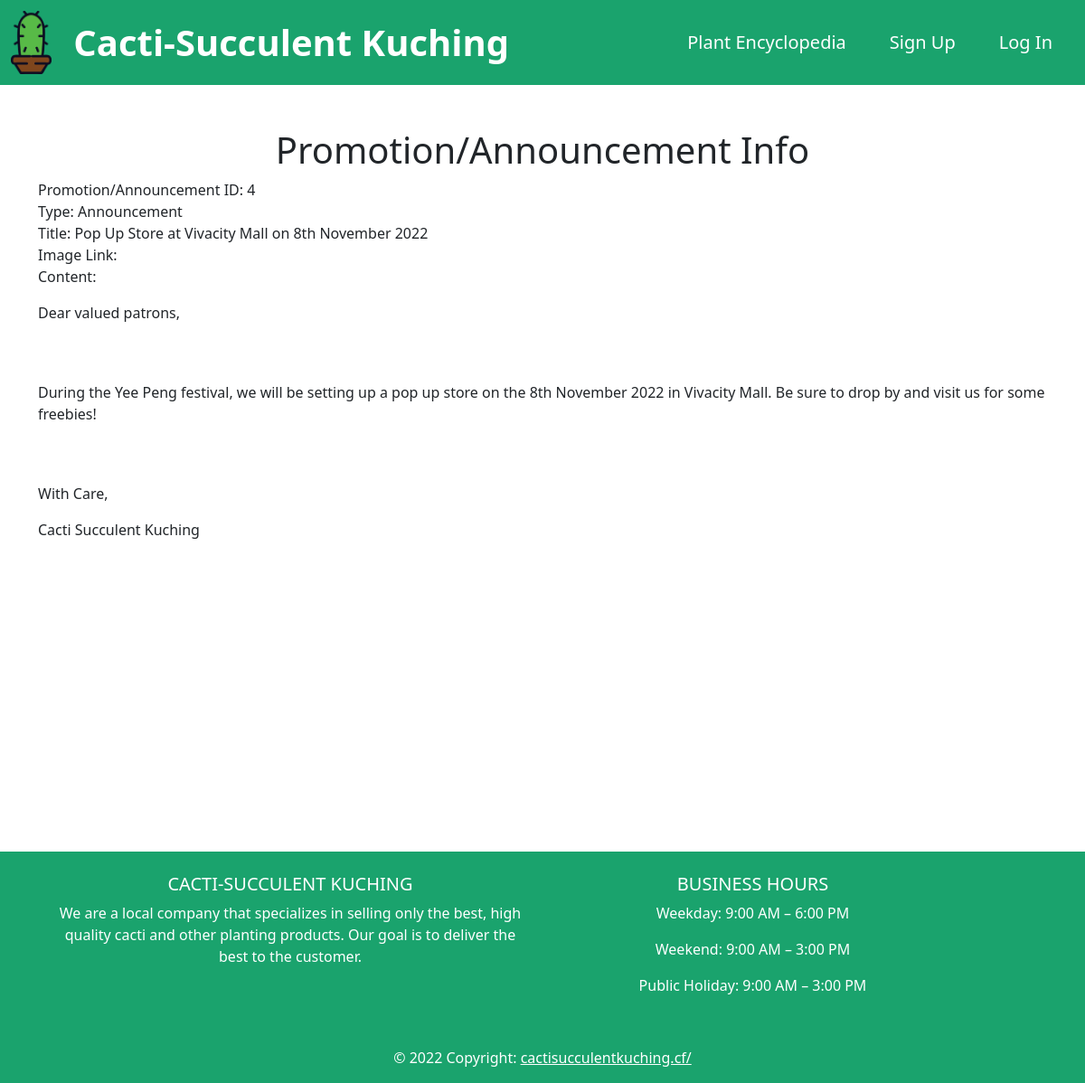
/content.php?id=4, run on the app's committed database.
### tables this page shows
CREATE TABLE IF NOT EXISTS `content_info` (
    content_id INT UNSIGNED NOT NULL AUTO_INCREMENT,
    content_type ENUM('Announcement', 'Promotion') NOT NULL,
    content_creation_timestamp TIMESTAMP NOT NULL,
    content_title VARCHAR(255) NOT NULL,
    content_resource TEXT,
    PRIMARY KEY (content_id)
);

### content.php (the view, shortened to what this page needs)
<?php
 if (isset($_GET['id'])) {
    $conn = start_connection();
    $sql = "SELECT * FROM content_info WHERE content_id = ?";
    $stmt = $conn->prepare($sql);
    $stmt->bind_param('i', $_GET['id']);
    $stmt->execute();
    $result = $stmt->get_result();
    if ($result->num_rows == 1) {
        $info = $result->fetch_assoc();
    }
 } else {
    header("Location: index.php");
    exit;
 }
?>
<!DOCTYPE html>
<html lang="en">
<head>
    <?php include 'page_head.php'; ?>
</head>
<body>
    <?php include 'header.php'; ?>
    <div class="container min-vh-100">
        <h1 class="text-center mt-5">Promotion/Announcement Info</h1>
        <div id="content-info" class="col-12">
            <p>
            Promotion/Announcement ID: <?php echo $_GET['id']; ?><br>
            Type: <?php echo $info['content_type']; ?><br>
            Title: <?php echo $info['content_title']; ?><br>
            Image Link: <?php echo $info['content_image']; ?><br>
            Content: <?php echo $info['content_resource']; ?>
            </p>
        </div>
    </div>
    <?php include 'footer.php'; ?>
</body>
</html>

### data on the page
content_info: content_type "Announcement", content_title "Pop Up Store at Vivacity Mall on 8th November 2022", content_resource "Dear valued patrons, During the Yee Peng festival, we will be setting up a pop up store on the 8th November 2022 in Vivacity Mall. Be sure to drop by and visit us for some freebies! With Care, Cacti Succulent Kuching"

### other printed values
$_GET['id'] "4"
